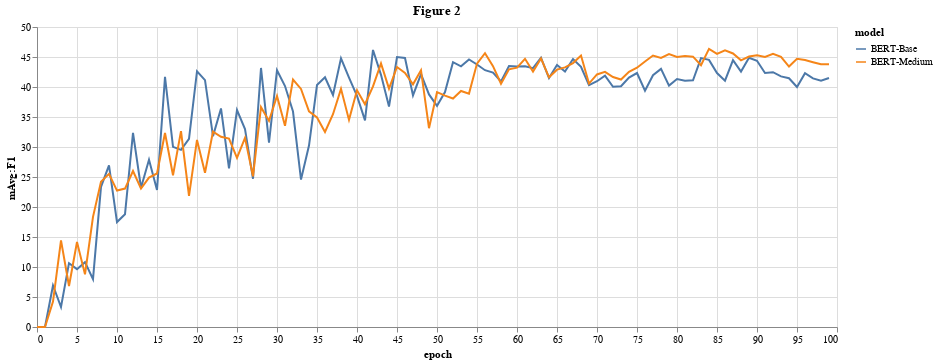

Notebook code cell kept with this figure:
### Code cell
alt.Chart(df[df['model'].isin(['BERT-Base', 'BERT-Medium'])]).mark_line().encode(
    x='epoch',
    y='mAvg:F1',
    color='model',
).properties(
    width=800,
    height=300,
    title='Figure 2'
)

### Figure 1 — Vega-Lite specification as saved in the notebook (floating-point values rounded to 4 significant figures; data arrays with more than 128 entries replaced by an {"elided": "..."} marker saying what was removed)
{"config": {"view": {"continuousWidth": 400, "continuousHeight": 300}}, "data": {"name": "data-b8353f0fb4444ef5e5f397a2e2b8c047"}, "mark": "line", "encoding": {"color": {"type": "nominal", "field": "model"}, "x": {"type": "quantitative", "field": "epoch"}, "y": {"type": "quantitative", "field": "mAvg:F1"}}, "height": 300, "title": "Figure 2", "width": 800, "$schema": "https://vega.github.io/schema/vega-lite/v4.8.1.json", "datasets": {"data-b8353f0fb4444ef5e5f397a2e2b8c047": {"elided": "200 records"}}}
